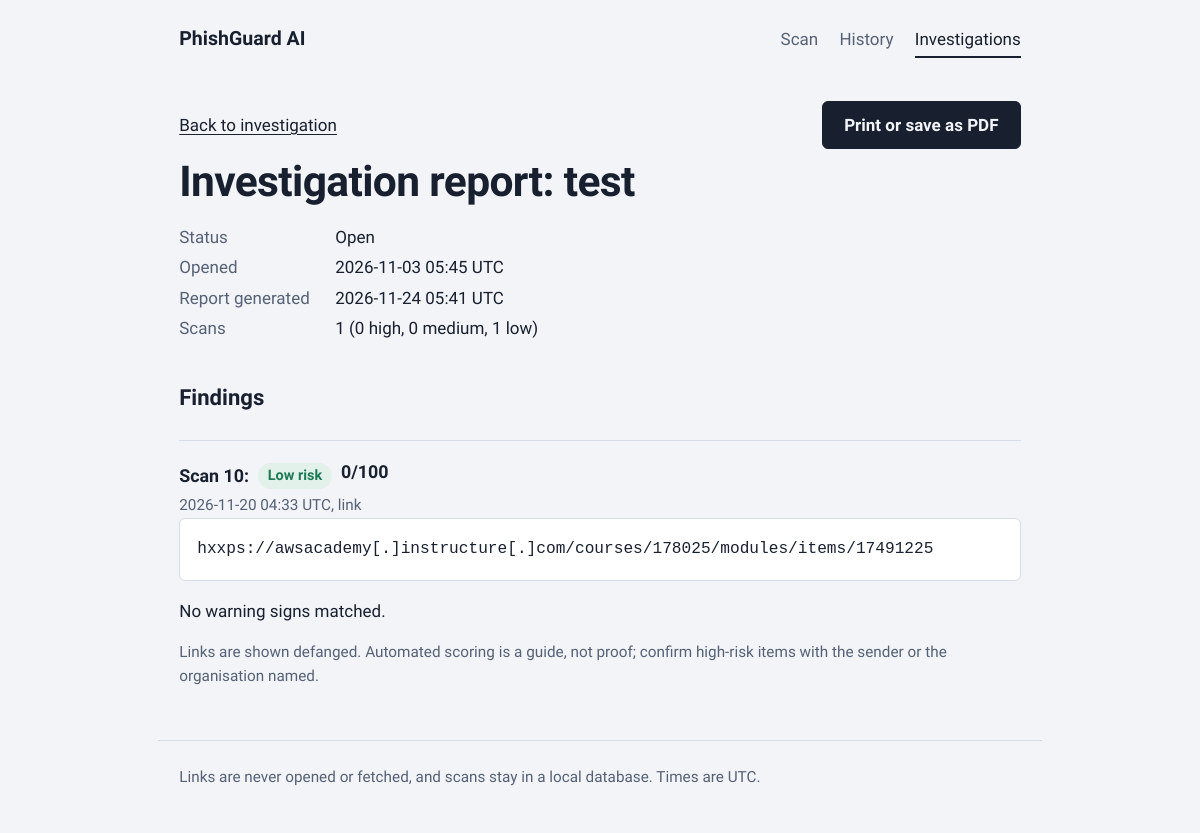
The page /investigations/1/report on the database its author committed.
### tables this page shows
CREATE TABLE investigations (
  id INTEGER PRIMARY KEY AUTOINCREMENT,
  title TEXT NOT NULL,
  status TEXT NOT NULL DEFAULT 'Open',
  notes TEXT NOT NULL DEFAULT '',
  created_at TEXT NOT NULL,
  updated_at TEXT NOT NULL
);

CREATE TABLE scans (
  id INTEGER PRIMARY KEY AUTOINCREMENT,
  created_at TEXT NOT NULL,
  kind TEXT NOT NULL,
  content TEXT NOT NULL,
  score INTEGER NOT NULL,
  level TEXT NOT NULL,
  ml_score REAL,
  details TEXT NOT NULL,
  investigation_id INTEGER REFERENCES investigations(id) ON DELETE SET NULL
);

### app.py (the view)
@app.get("/investigations/<int:inv_id>/report")
def report(inv_id):
    inv = get_investigation(inv_id)
    rows = db().execute("SELECT * FROM scans WHERE investigation_id = ? ORDER BY score DESC, id", (inv_id,)).fetchall()
    scans = [(r, json.loads(r["details"])) for r in rows]
    counts = {lv: sum(1 for r in rows if r["level"] == lv) for lv in ("High", "Medium", "Low")}
    return render_template("report.html", inv=inv, scans=scans, counts=counts, generated=now())

### app.py (called while the page is built)
def db():
    if "db" not in g:
        g.db = sqlite3.connect(DB_PATH)
        g.db.row_factory = sqlite3.Row
        g.db.execute("PRAGMA foreign_keys = ON")
    return g.db

def now():
    return datetime.now(timezone.utc).strftime("%Y-%m-%d %H:%M")

@app.before_request
def csrf_protect():
    if request.method == "POST":
        sent = request.form.get("_csrf", "").encode()
        if not secrets.compare_digest(session.get("_csrf", "").encode(), sent):
            abort(400, "Your session expired. Go back, refresh the page and try again.")

@app.after_request
def security_headers(resp):
    resp.headers["Content-Security-Policy"] = (
        "default-src 'self'; style-src 'self' https://fonts.googleapis.com; "
        "font-src https://fonts.gstatic.com; frame-ancestors 'none'; form-action 'self'"
    )
    resp.headers["X-Content-Type-Options"] = "nosniff"
    resp.headers["X-Frame-Options"] = "DENY"
    resp.headers["Referrer-Policy"] = "no-referrer"
    return resp

def defang(value):
    return re.sub(r"^http", "hxxp", str(value), flags=re.I).replace(".", "[.]")

def get_investigation(inv_id):
    row = db().execute("SELECT * FROM investigations WHERE id = ?", (inv_id,)).fetchone()
    if not row:
        abort(404)
    return row

### templates/report.html (shortened to what this page needs)
{% extends "base.html" %}
{% from "_macros.html" import badge %}
{% block content %}
<article class="report">
  <div class="row no-print"><a href="{{ url_for('investigation', inv_id=inv.id) }}">Back to investigation</a><button class="btn" type="button" data-print>Print or save as PDF</button></div>
  <h1>Investigation report: {{ inv.title }}</h1>
  <dl class="facts">
    <dt>Status</dt><dd>{{ inv.status }}</dd>
    <dt>Opened</dt><dd>{{ inv.created_at }} UTC</dd>
    <dt>Report generated</dt><dd>{{ generated }} UTC</dd>
    <dt>Scans</dt><dd>{{ scans|length }} ({{ counts.High }} high, {{ counts.Medium }} medium, {{ counts.Low }} low)</dd>
  </dl>
  <h2>Findings</h2>
  {% for s, d in scans %}
  <section class="item">
    <h3>Scan {{ s.id }}: {{ badge(s.level) }} <span class="score">{{ s.score }}/100</span></h3>
    <p class="meta">{{ s.created_at }} UTC, {{ {'url': 'link', 'email': 'email', 'message': 'message'}[s.kind] }}</p>
    <pre class="marked">{{ s.content|defang if s.kind == 'url' else s.content|defang_text }}</pre>
    {% if d.findings %}<ul class="plain">{% for f in d.findings %}<li><strong>{{ f.title }}</strong> (+{{ f.points }}). {{ f.detail }}</li>{% endfor %}</ul>{% else %}<p>No warning signs matched.</p>{% endif %}
  </section>
  {% else %}
  <p class="empty">No scans have been filed under this investigation.</p>
  {% endfor %}
  <p class="note">Links are shown defanged. Automated scoring is a guide, not proof; confirm high-risk items with the sender or the organisation named.</p>
</article>
{% endblock %}

### templates/_macros.html (shortened to what this page needs)
{% macro badge(level) %}<span class="badge {{ level|lower }}">{{ level }} risk</span>{% endmacro %}

### static/style.css (style rules this page uses)
:root { --paper: #F2F4F8; --surface: #FFFFFF; --ink: #18202F; --muted: #566175; --line: #D6DCE6; --mark: #FFE27A; --mark-ink: #18202F; --focus: #2F5BEA; --low: #1E7A55; --low-tint: #E2F2EA; --med: #A8620A; --med-tint: #FBEBD0; --high: #BF2F27; --high-tint: #FBE1DE; --font: "Atkinson Hyperlegible", "Segoe UI", system-ui, sans-serif; --mono: ui-monospace, "SF Mono", Menlo, Consolas, monospace; }
* { box-sizing: border-box; }
html { font-size: 17px; }
body { margin: 0; background: var(--paper); color: var(--ink); font-family: var(--font); line-height: 1.55; }
a { color: inherit; text-underline-offset: 3px; }
h1 { font-size: clamp(1.8rem, 4.5vw, 2.5rem); line-height: 1.15; letter-spacing: -.015em; margin: .5rem 0 .75rem; max-width: 22ch; }
h2 { font-size: 1.3rem; margin: 2.25rem 0 .75rem; }
h3 { font-size: 1.05rem; margin: 0; }
.meta, .note, .count { color: var(--muted); font-size: .9rem; margin: 0; }
input, select, textarea, button, .btn { font: inherit; }
.btn { display: inline-block; padding: .6rem 1.25rem; background: var(--ink); color: var(--paper); border: 1px solid var(--ink); border-radius: 6px; font-weight: 700; text-decoration: none; cursor: pointer; width: auto; }
.row { display: flex; flex-wrap: wrap; gap: .75rem 1rem; align-items: center; justify-content: space-between; margin-top: .75rem; }
.badge { display: inline-block; padding: .1rem .6rem; border-radius: 99px; font-size: .85rem; font-weight: 700; white-space: nowrap; }
.badge.low, .result.low { --c: var(--low); --t: var(--low-tint); }
.badge { background: var(--t); color: var(--c); }
.score { font-weight: 700; margin: 0 0 .5rem; }
.marked { font-family: var(--mono); font-size: .95rem; line-height: 1.7; white-space: pre-wrap; overflow-wrap: anywhere; background: var(--surface); border: 1px solid var(--line); border-radius: 6px; padding: 1rem; margin: 0 0 1rem; }
.facts { display: grid; grid-template-columns: max-content 1fr; gap: .25rem 1.5rem; margin: 1rem 0; }
.facts dt { color: var(--muted); }
.facts dd { margin: 0; }
.item { border-top: 1px solid var(--line); padding-top: 1rem; margin-top: 1.5rem; break-inside: avoid; }
.item h3 { display: flex; flex-wrap: wrap; gap: .5rem; align-items: center; }

### rows shown on the page
investigations: title "test", status "Open", created_at "2026-11-03 05:45"
scans: id "10", level "Low", score "0", created_at "2026-11-20 04:33", kind "link", content|defang "hxxps://awsacademy[.]instructure[.]com/courses/178025/modules/items/17491225"

### other values the page prints
{{ scans|length }} "1"
{{ counts.High }} "0"
{{ counts.Medium }} "0"
{{ counts.Low }} "1"
